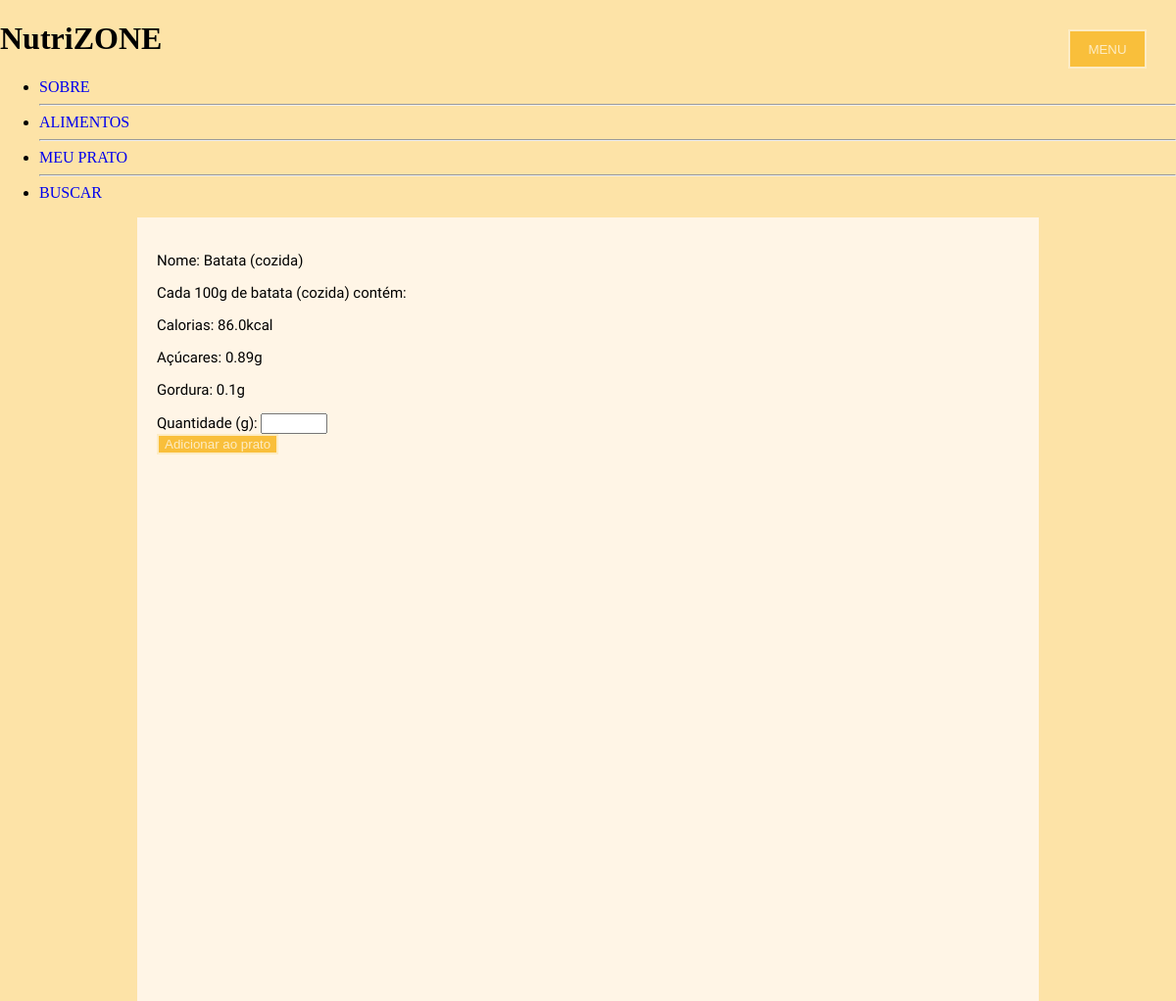
/nutrition/Batata (cozida)/, run on the app's committed database.
### nutrizone/models.py (models this page shows, shortened)
class Food(models.Model):
	name = models.CharField(max_length=100)
	ndbno = models.IntegerField()

class Nutrients(models.Model):
	name = models.CharField(max_length=200)
	value = models.FloatField()
	unit = models.CharField(max_length=10)
	food = models.ForeignKey(Food, related_name='food')

### nutrizone/views.py (the view, shortened to what this page needs)
# urls.py: url(r'^nutrition/(?P<foodname>.*)/$', views.nutrition),
def nutrition(request, foodname=None):
	context = {}
	food = Food.objects.filter(name=foodname)[0] # TEMPORARIO
	nutrients = Nutrients.objects.filter(food__name=foodname)
	energy = nutrients.get(name='Energy')
	fat = nutrients.get(name='Total lipid (fat)')
	if nutrients.filter(name='Sugars, total').exists():
		sugars = nutrients.get(name='Sugars, total')
		context['sugars'] = sugars
	context.update({
	'food': food,
	'energy': energy,
	'fat':fat,
	})
	return render(request, 'nutrition.html', context)

### nutrizone/templates/nutrition.html (shortened to what this page needs)
{% extends 'base.html' %}
{% block content %}
	<p>Nome: {{ food.name }}</p>
	<p>Cada 100g de {{ food.name|lower }} contém:</p>
	<p>Calorias: {{energy.value}}{{energy.unit}}</p>
	{% if sugars %} <p>Açúcares: {{sugars.value}}{{sugars.unit}} </p>{% endif %}
	<p>Gordura: {{fat.value}}{{fat.unit}}</p>
	<form action="#" method="post">
		Quantidade (g): <input type="number" class="quantity" size="20" name="quantity" required></input></br>
		<button type="submit" class="button menu-font add-to-plate" value="Adicionar ao prato" name="mybtn">Adicionar ao prato</button>
	</form>
{% endblock %}

### nutrizone/static/template.css (style rules this page uses)
.fundo-laranja-claro { background-color: #FDE3A7; }
body { margin: 0; }
.button { border-style: solid; border-color: rgba(255,255,255,.7); color: rgba(255,255,255,.7); background-color: #F9BF3B; }
.quantity { width: 60px; }

### data on the page
Food: name "Batata (cozida)", name "batata (cozida)"
Nutrients: value "86.0", unit "kcal"
Nutrients: value "0.89", unit "g"
Nutrients: value "0.1", unit "g"
